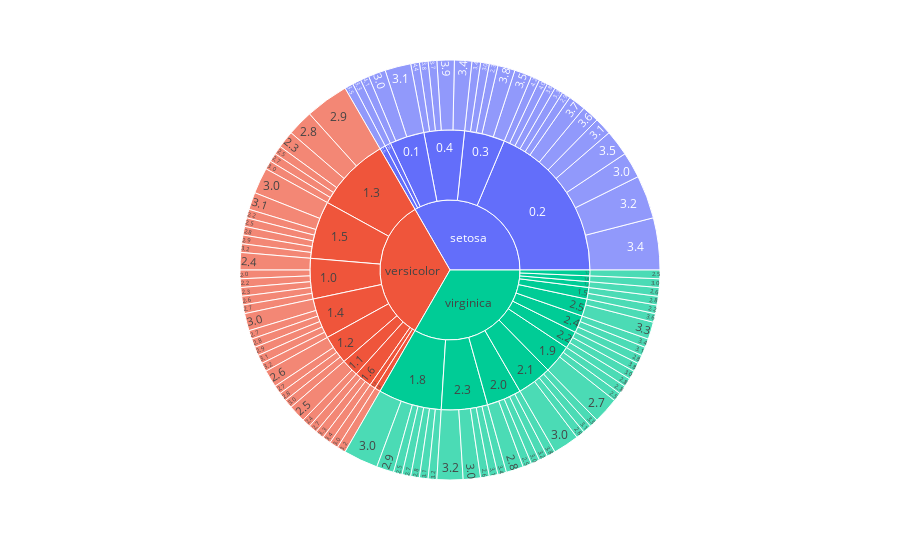

This figure's notebook cell:
### Code cell
# import the required module
import plotly.express as px

# load the iris dataset from the plotly express module
df = px.data.iris()

# group the data by species, petal width, and sepal width
df_sunburst = df.groupby(['species', 'petal_width', 'sepal_width']).size().reset_index(name='counts')

# create a sunburst chart using the species, petal width, and sepal width columns of the dataset
fig = px.sunburst(df_sunburst, path=['species', 'petal_width', 'sepal_width'], values='counts')

# show the plot
fig.show()

### Figure 1 — Plotly figure (JSON) as saved in the notebook; plotly's stock layout.template omitted (floating-point values rounded to 4 significant figures; data arrays with more than 128 entries replaced by an {"elided": "..."} marker saying what was removed)
{"data": [{"branchvalues": "total", "domain": {"x": [0, 1], "y": [0, 1]}, "hovertemplate": "labels=%{label}<br>counts=%{value}<br>parent=%{parent}<br>id=%{id}<extra></extra>", "ids": {"elided": "130 str values"}, "labels": {"elided": "130 str values"}, "name": "", "parents": {"elided": "130 str values"}, "type": "sunburst", "values": {"elided": "130 float values"}}], "layout": {"legend": {"tracegroupgap": 0}, "margin": {"t": 60}}}
